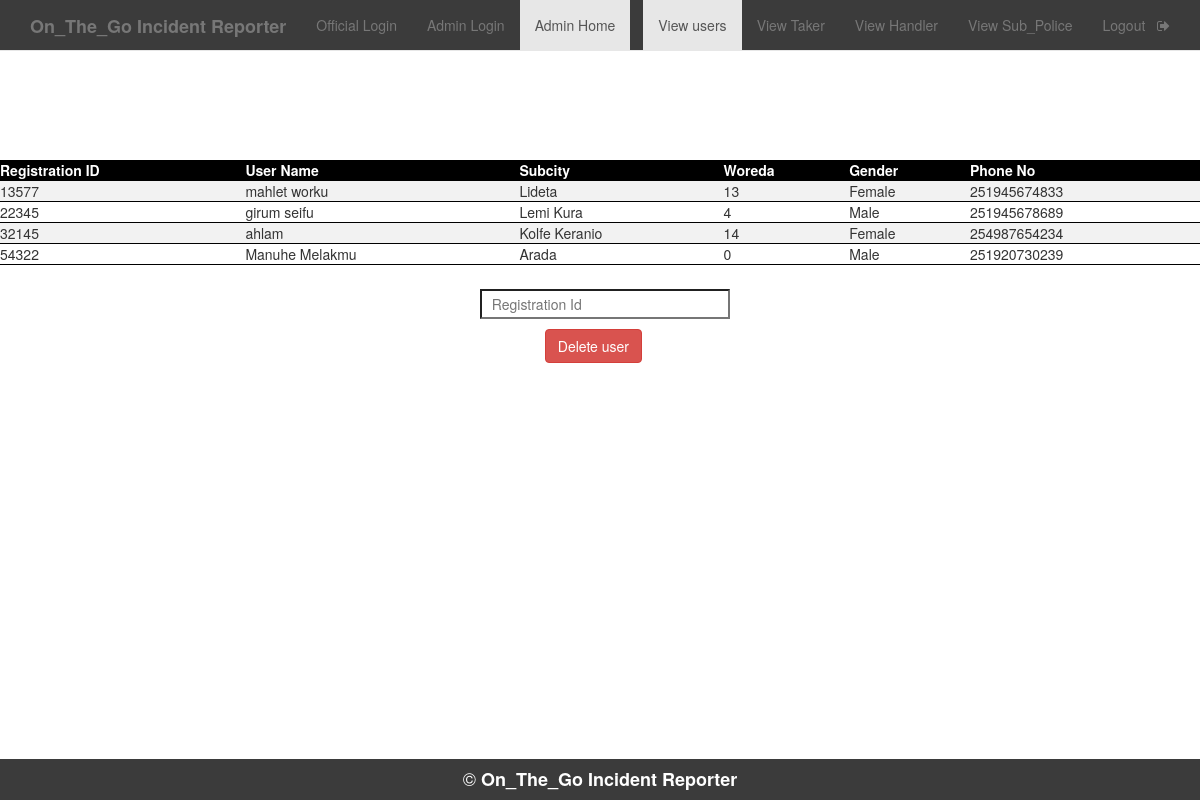
/AdminHome.php (signed in), run on the app's committed database.
### tables this page shows
CREATE TABLE `user` (
  `u_name` varchar(50) NOT NULL,
  `u_id` varchar(50) NOT NULL,
  `u_pass` varchar(50) NOT NULL,
  `sub` varchar(50) NOT NULL,
  `woreda` int(2) NOT NULL,
  `id_no` bigint(12) NOT NULL,
  `gen` varchar(15) NOT NULL,
  `mob` bigint(13) NOT NULL
);

### AdminHome.php (the view, shortened to what this page needs)
<!DOCTYPE html>
<html>
<head>
	<link rel="stylesheet" type="text/css" href="https://maxcdn.bootstrapcdn.com/bootstrap/3.3.5/css/bootstrap.min.css">
	<link rel="stylesheet" type="text/css" href="https://maxcdn.bootstrapcdn.com/font-awesome/4.4.0/css/font-awesome.min.css">
</head>
<body style="background-image: url(search1.jpeg); ">
	<nav  class="navbar navbar-default navbar-fixed-top" style="background-color:#3b3b3b;">
  <div class="container">
    <div class="navbar-header">
      <a class="navbar-brand" href="home.php"><b>On_The_Go Incident Reporter</b></a>
    </div>
    <div id="navbar" class="collapse navbar-collapse">
      <ul class="nav navbar-nav">
        <li ><a href="official_login.php">Official Login</a></li>
        <li ><a href="Adminlogin.php">Admin Login</a></li>
        <li class="active"><a href="AdminHome.php">Admin Home</a></li>
      </ul>
      <ul class="nav navbar-nav navbar-right">
        <li class="active" ><a href="AdminHome.php"> View users </a></li>
        <li ><a href="Admin_viewTaker.php">View Taker</a></li>
        <li ><a href="Admin_viewHandler.php">View Handler</a></li>
        <li ><a href="Admin_viewpolice.php">View Sub_Police</a></li>
        <li><a href="h_logout.php">Logout &nbsp <i class="fa fa-sign-out" aria-hidden="true"></i></a></li>
      </ul>
    </div>
  </div>
 </nav>
<?php
    $conn=mysqli_connect("localhost","root","");
    mysqli_select_db($conn,"on_the_go incident reporter");
$sql = "SELECT id_no,u_name,sub,woreda,gen,mob FROM user ";
$result = mysqli_query($conn, $sql);
if (mysqli_num_rows($result) > 0) {
    echo "<table>";
    echo "<tr>
      <th>Registration ID</th>
      <th>User Name</th>
      <th>Subcity</th>
      <th>Woreda</th>
      <th>Gender</th>
      <th>Phone No</th></tr>";
    while ($row = mysqli_fetch_assoc($result)) {
        echo "<tr>
        <td>" . $row["id_no"] . "</td>
        <td>" . $row["u_name"] . "</td>
        <td>" . $row["sub"] . "</td>
        <td>" . $row["woreda"] . "</td>
        <td>" . $row["gen"] . "</td>
        <td>" . $row["mob"] . "</td>
       </tr>";
    }
    echo "</table>";
} else {
    echo "No complaints found.";
}
?>
<form style="margin-top: 2%; margin-left: 40%;" method="post">
     <input type="text" name="uid" style="width: 250px; height: 30px; background-color:white;" placeholder="&nbsp Registration Id" id="ciid" onfocusout="f1()" required>
        <div>
      <input class="btn btn-danger" type="submit" value="Delete user" name="s2" style="margin-top: 10px; margin-left: 9%;">
        </div>
    </form>
<div style="position: fixed;
   left: 0;
   bottom: 0;
   width: 100%;
   background-color:#3b3b3b;
   color: white;
   text-align: center;">
  <h4 style="color: white;">&copy <b>On_The_Go Incident Reporter</b></h4>
</div>
</body>
</html>

### AdminHome.php (style rules this page uses)
table { border-collapse: collapse; width: 100%; }
th, td { padding: 8px; text-align: left; border-bottom: 1px solid #000; }
th { background-color: black; color: white; }
tr:nth-child(even) { background-color: #f2f2f2; }

### data on the page
user: id_no "13577", u_name "mahlet worku", sub "Lideta", woreda "13", gen "Female", mob "251945674833"
user: id_no "22345", u_name "girum seifu", sub "Lemi Kura", woreda "4", gen "Male", mob "251945678689"
user: id_no "32145", u_name "ahlam", sub "Kolfe Keranio", woreda "14", gen "Female", mob "254987654234"
user: id_no "54322", u_name "Manuhe Melakmu", sub "Arada", woreda "0", gen "Male", mob "251920730239"
